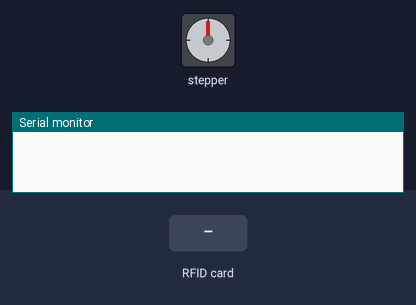
A sketch run on a simulated Arduino Uno, built with avr-gcc and run on an emulated ATmega328P. On the bench: stepper motor, the last lines printed to the serial monitor. The inputs (shaded band) are chosen by the test bench. Stepper angles assume 200 steps per turn.

Above: at 1.2 s.
1.3 s: RFID card 32 B1 FF 21 held to the reader
At 1.95 s:
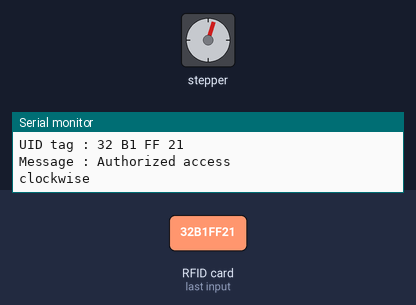
At 2.56 s:
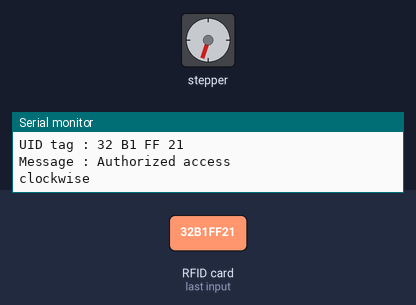
Timing chart, 0 to 8.1 s (numbered marks = the images above; inputs shaded):
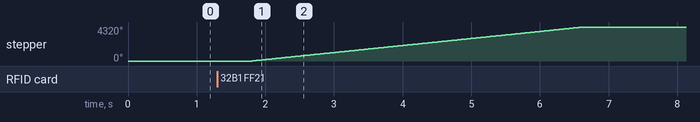

The sketch:

Integrated_Test_Code2.ino
```cpp
#include <SPI.h>
#include <MFRC522.h>
#include <Stepper.h>

//RFID-SS Pin is same as SDA
#define SS_PIN 10
#define RST_PIN 9

// Stepper Driver pin connections
const int dirPin = 2;
const int stepPin = 3;

MFRC522 mfrc522(SS_PIN, RST_PIN);   // Create MFRC522 instance (MFRC522 is the RFID Reader)

//Stepper
const int stepsPerRevolution = 200;  // change this to fit the number of steps per revolution for your motor

// initialize the stepper library on pins 8 through 11:
Stepper myStepper(stepsPerRevolution, stepPin, dirPin, 10, 11);


void setup() {
 Serial.begin(9600);        // Initialize serial communications with the PC
  SPI.begin();               // Init SPI bus
  mfrc522.PCD_Init();        // Init MFRC522 card

  // set the speed at 60 rpm:
myStepper.setSpeed(150);
  // initialize the serial port:
Serial.begin(9600);

}

void loop() {
  // Look for new cards
  if ( ! mfrc522.PICC_IsNewCardPresent())
  {
    return;
  }
  // Select one of the cards
  if ( ! mfrc522.PICC_ReadCardSerial())
  {
    return;
  }
  //Show UID on serial monitor
  Serial.print("UID tag :");
  String content= "";
  byte letter;
  for (byte i = 0; i < mfrc522.uid.size; i++)
  {
     Serial.print(mfrc522.uid.uidByte[i] < 0x10 ? " 0" : " ");
     Serial.print(mfrc522.uid.uidByte[i], HEX);
     content.concat(String(mfrc522.uid.uidByte[i] < 0x10 ? " 0" : " "));
     content.concat(String(mfrc522.uid.uidByte[i], HEX));
  }
  Serial.println();
  Serial.print("Message : ");
  content.toUpperCase();
  if (content.substring(1) == "32 B1 FF 21") //change here the UID of the card/cards that you want to give access
  {
    Serial.println("Authorized access");
    Serial.println();
    delay(500);

    // step one revolution  in one direction:
  Serial.println("clockwise");
  myStepper.step((stepsPerRevolution*12));
  delay(5000);


  }

 else   {
    Serial.println(" Access denied");
    delay(3000);
  }
}
```

Measured:
- after the input at 1.3 s, stepper: turns 4320° clockwise in 4.8 s, starting after 0.51 s
